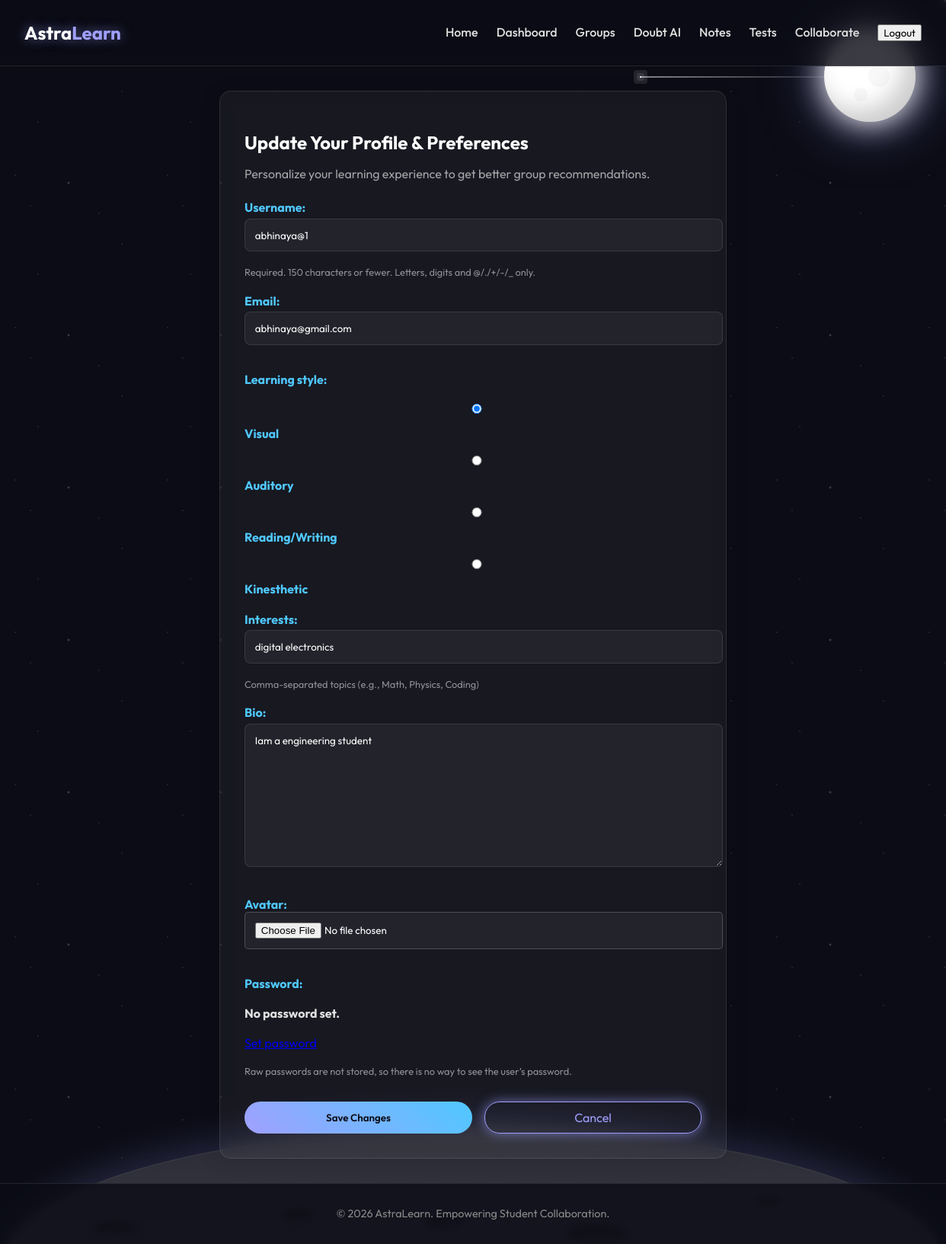
Page /accounts/profile/ (signed in) on the committed database.
### accounts/models.py (models this page shows, shortened)
class CustomUser(AbstractUser):
    email = models.EmailField(unique=True, blank=False)
    bio = models.TextField(max_length=500, blank=True)
    LEARNING_STYLES = [
        ('visual', 'Visual'),
        ('auditory', 'Auditory'),
        ('reading', 'Reading/Writing'),
        ('kinesthetic', 'Kinesthetic'),
    ]
    learning_style = models.CharField(max_length=20, choices=LEARNING_STYLES, default='visual')
    interests = models.CharField(max_length=255, blank=True, help_text="Comma-separated topics (e.g., Math, Physics, Coding)")
    is_faculty = models.BooleanField(default=False)
    avatar = models.ImageField(upload_to='avatars/', blank=True, null=True)
    REQUIRED_FIELDS = ['email', 'learning_style']

### accounts/views.py (the view)
# urls.py: path('profile/', ProfileUpdateView.as_view(), name='profile_edit'),
@method_decorator(cache_control(no_cache=True, must_revalidate=True, no_store=True), name='dispatch')
class ProfileUpdateView(LoginRequiredMixin, UpdateView):
    form_class = CustomUserChangeForm
    template_name = 'accounts/profile_edit.html'
    success_url = reverse_lazy('dashboard')
    def get_object(self):
        return self.request.user

### accounts/forms.py
class CustomUserChangeForm(UserChangeForm):
    def __init__(self, *args, **kwargs):
        super().__init__(*args, **kwargs)
        self.fields['learning_style'].required = True
    class Meta:
        model = CustomUser
        fields = ('username', 'email', 'learning_style', 'interests', 'bio', 'avatar')
        widgets = {
            'learning_style': forms.RadioSelect(attrs={'class': 'radio-style'}),
        }

### templates/accounts/profile_edit.html (shortened to what this page needs)
{% extends 'base.html' %}
{% block content %}
<div class="glass-panel" style="max-width: 600px; margin: auto;">
    <h2>Update Your Profile & Preferences</h2>
    <p style="opacity: 0.7; margin-bottom: 1.5rem;">Personalize your learning experience to get better group
        recommendations.</p>
    <form method="post" enctype="multipart/form-data">
        <div class="form-group">
            {{ form.as_p }}
        </div>
        <div style="display: flex; gap: 1rem; margin-top: 2rem;">
            <button type="submit" class="btn-primary" style="flex: 1;">Save Changes</button>
            <a href="{% url 'dashboard' %}" class="btn-glow"
                style="flex: 1; text-align: center; text-decoration: none; display: flex; align-items: center; justify-content: center;">Cancel</a>
        </div>
    </form>
</div>
{% endblock %}

### static/css/style.css (style rules this page uses)
:root { --primary-color: #A0A0FF; --secondary-color: #50C8FF; --accent-glow: 0 0 15px rgba(160, 160, 255, 0.6); --bg-dark: #0B0C15; --glass-bg: rgba(255, 255, 255, 0.05); --glass-border: 1px solid rgba(255, 255, 255, 0.1); --text-color: #E0E0E0; --font-family: 'Outfit', sans-serif; }
body { background-color: var(--bg-dark); color: var(--text-color); font-family: var(--font-family); margin: 0; padding: 0; overflow-x: hidden; min-height: 100vh; display: flex; flex-direction: column; }
.btn-glow { padding: 0.5rem 1.5rem; border: 1px solid var(--primary-color); border-radius: 20px; background: transparent; color: var(--primary-color); box-shadow: var(--accent-glow); transition: all 0.3s ease; }
.glass-panel { background: var(--glass-bg); backdrop-filter: blur(10px); border: var(--glass-border); border-radius: 15px; padding: 2rem; box-shadow: 0 4px 30px rgba(0, 0, 0, 0.1); margin-bottom: 2rem; }
h1, h2, h3 { color: white; margin-bottom: 1rem; }
input, textarea, select { width: 100%; padding: 0.8rem; margin-bottom: 1rem; background: rgba(255, 255, 255, 0.05); border: 1px solid rgba(255, 255, 255, 0.2); border-radius: 5px; color: white; font-family: var(--font-family); }
button { cursor: pointer; font-family: var(--font-family); }
.btn-primary { background: linear-gradient(45deg, var(--primary-color), var(--secondary-color)); border: none; padding: 0.8rem 2rem; border-radius: 25px; color: var(--bg-dark); font-weight: 600; transition: transform 0.2s ease; }

### templates/accounts/profile_edit.html (style rules this page uses)
form p { margin-bottom: 1.2rem; }
input[type="text"], input[type="email"], textarea, select { width: 100%; padding: 0.8rem; background: rgba(255, 255, 255, 0.05); border: 1px solid rgba(255, 255, 255, 0.1); border-radius: 8px; color: white; margin-top: 0.3rem; }
label { font-weight: bold; color: var(--secondary-color); display: block; margin-top: 1rem; }
.helptext { display: block; font-size: 0.8rem; opacity: 0.6; margin-top: 0.2rem; }

### rows in the picture
CustomUser: username "abhinaya@1", email "abhinaya@gmail.com", learning_style "☑ Visual ☐ Auditory ☐ Reading/Writing ☐ Kinesthetic", interests "digital electronics", bio "Iam a engineering student"
